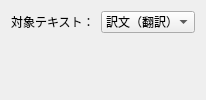
<?xml version="1.0" encoding="UTF-8"?>
<ui version="4.0">
 <class>BmFontExportSettings</class>
 <widget class="QWidget" name="BmFontExportSettings"><layout class="QFormLayout" name="layoutBmFont"><item row="0" column="0"><widget class="QLabel" name="layoutBmFontLabel0"><property name="text"><string>対象テキスト：</string></property></widget></item><item row="0" column="1"><widget class="QComboBox" name="comboTarget"><item><property name="text"><string>訳文（翻訳）</string></property></item><item><property name="text"><string>原文</string></property></item></widget></item></layout></widget>
 <resources/>
 <connections/>
</ui>
